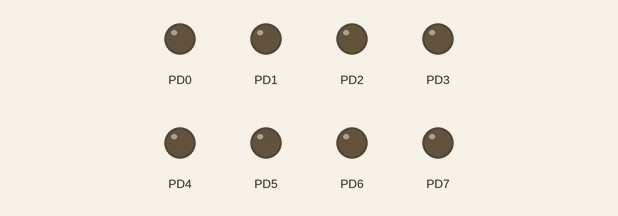
Simulated run of this program. Board: ATmega128, built with avr-gcc and emulated at 8 MHz. On the bench: output pins drawn as LEDs (lit = HIGH).

Above: at 0.05 s.
At 0.65 s:
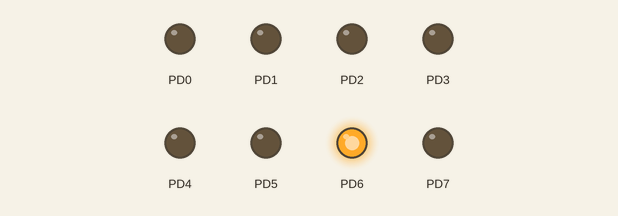
At 1.35 s:
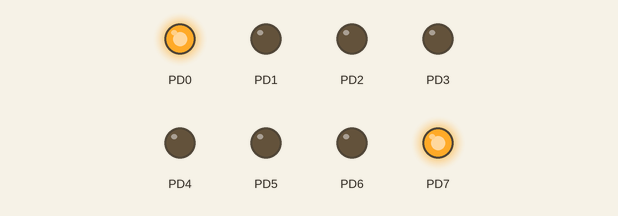
At 2.2 s:
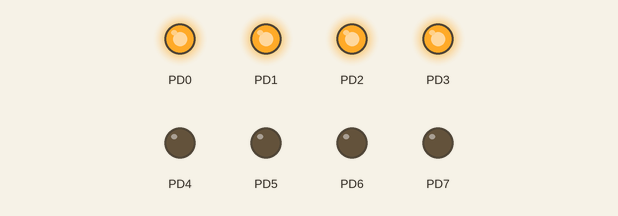
At 3.25 s:
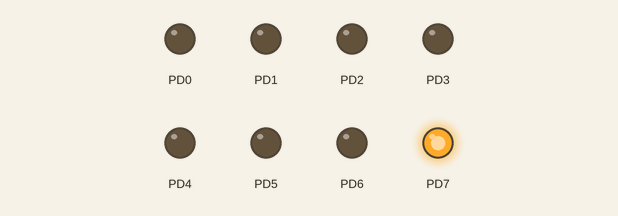
At 4.9 s:
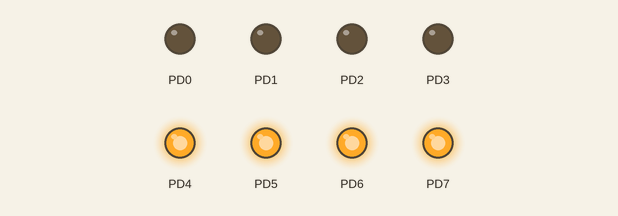
Timing chart, 0 to 5.8 s (numbered marks = the images above):
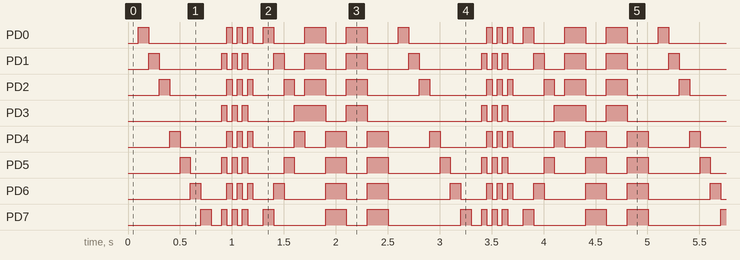

The program:

main.c
```c
/*
 * DeelB5.c
 *
 * Created: 2/6/2021 12:25:04 PM
 * Author : Nic & Jorn
 */

#define  F_CPU 8e6

#include <avr/io.h>
#include <util/delay.h>

int value[25] = {
    0x00, 0x01, 0x02, 0x04, 0x10, 0x20, 0x40, 0x80,
    0x00, 0xAA, 0x55, 0xAA, 0x55, 0xAA, 0x55, 0x00,
    0x81, 0x42, 0x24, 0x18, 0x0F, 0xF0, 0x0F, 0xF0,
    0x00
};

int delay[25] = {
    100, 100, 100, 100, 100, 100, 100, 100,
    100,  50,  50,  50,  50,  50,  50, 100,
    100, 100, 100, 100, 200, 200, 200, 200,
    0x00
};

void wait( int ms ){
    for (int i=0; i<ms; i++) {
        _delay_ms( 1 );
    }
}

int main( void ){

    DDRD = 0b11111111;

    while (1){
        int index = 0;
        int length = 25;

        while(index < length){

        PORTD = value[index];
        wait(delay[index]);
        index++;
        }

    }

}
```

Measured:
- by itself, PD3: repeats every 2.5 s: 2 × (LOW 0.05 s, HIGH 0.05 s), LOW 0.45 s, HIGH 0.30 s, LOW 0.20 s, HIGH 0.20 s, LOW 1.1 s, HIGH 0.05 s
- by itself, PD1: repeats every 2.5 s: LOW 0.60 s, 2 × (HIGH 0.05 s, LOW 0.05 s), HIGH 0.05 s, LOW 0.25 s, HIGH 0.10 s, 2 × (LOW 0.20 s, HIGH 0.20 s), LOW 0.40 s, HIGH 0.10 s
- by itself, PD4: repeats every 2.5 s: LOW 0.45 s, 2 × (HIGH 0.05 s, LOW 0.05 s), HIGH 0.05 s, LOW 0.40 s, HIGH 0.10 s, 2 × (LOW 0.20 s, HIGH 0.20 s), LOW 0.40 s, HIGH 0.10 s
